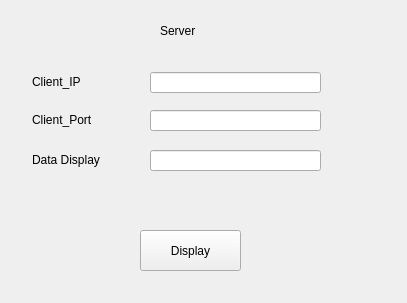
<?xml version="1.0" encoding="UTF-8"?>
<ui version="4.0">
 <class>Widget</class>
 <widget class="QWidget" name="Widget">
  <property name="geometry">
   <rect>
    <x>0</x>
    <y>0</y>
    <width>407</width>
    <height>303</height>
   </rect>
  </property>
  <property name="windowTitle">
   <string>Widget</string>
  </property>
  <widget class="QLabel" name="label">
   <property name="geometry">
    <rect>
     <x>160</x>
     <y>10</y>
     <width>91</width>
     <height>41</height>
    </rect>
   </property>
   <property name="styleSheet">
    <string notr="true">font: 75 18pt &quot;Times New Roman&quot;;</string>
   </property>
   <property name="text">
    <string>Server</string>
   </property>
  </widget>
  <widget class="QLabel" name="label_2">
   <property name="geometry">
    <rect>
     <x>32</x>
     <y>72</y>
     <width>66</width>
     <height>19</height>
    </rect>
   </property>
   <property name="styleSheet">
    <string notr="true">font: 75 10pt &quot;Times New Roman&quot;;</string>
   </property>
   <property name="text">
    <string>Client_IP</string>
   </property>
  </widget>
  <widget class="QLabel" name="label_3">
   <property name="geometry">
    <rect>
     <x>32</x>
     <y>110</y>
     <width>81</width>
     <height>19</height>
    </rect>
   </property>
   <property name="styleSheet">
    <string notr="true">font: 75 10pt &quot;Times New Roman&quot;;</string>
   </property>
   <property name="text">
    <string>Client_Port</string>
   </property>
  </widget>
  <widget class="QLabel" name="label_4">
   <property name="geometry">
    <rect>
     <x>32</x>
     <y>150</y>
     <width>87</width>
     <height>19</height>
    </rect>
   </property>
   <property name="styleSheet">
    <string notr="true">font: 75 10pt &quot;Times New Roman&quot;;</string>
   </property>
   <property name="text">
    <string>Data Display</string>
   </property>
  </widget>
  <widget class="QLineEdit" name="ipLineEdit">
   <property name="geometry">
    <rect>
     <x>150</x>
     <y>72</y>
     <width>171</width>
     <height>21</height>
    </rect>
   </property>
  </widget>
  <widget class="QLineEdit" name="portLineEdit">
   <property name="geometry">
    <rect>
     <x>150</x>
     <y>110</y>
     <width>171</width>
     <height>21</height>
    </rect>
   </property>
  </widget>
  <widget class="QLineEdit" name="mainLineEdit">
   <property name="geometry">
    <rect>
     <x>150</x>
     <y>150</y>
     <width>171</width>
     <height>21</height>
    </rect>
   </property>
  </widget>
  <widget class="QPushButton" name="displayButton">
   <property name="geometry">
    <rect>
     <x>140</x>
     <y>230</y>
     <width>101</width>
     <height>41</height>
    </rect>
   </property>
   <property name="styleSheet">
    <string notr="true">font: 75 10pt &quot;Times New Roman&quot;;</string>
   </property>
   <property name="text">
    <string>Display</string>
   </property>
  </widget>
 </widget>
 <layoutdefault spacing="6" margin="11"/>
 <resources/>
 <connections/>
</ui>
